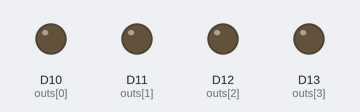
Recording of a program running on a simulated CircuitPython board. Shown: output pins drawn as LEDs (lit = HIGH).

Above: at 0.1 s.
At 1.3 s:
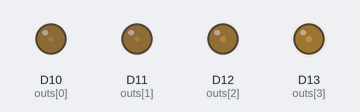
Timing chart, 0 to 2.8 s (numbered marks = the images above):
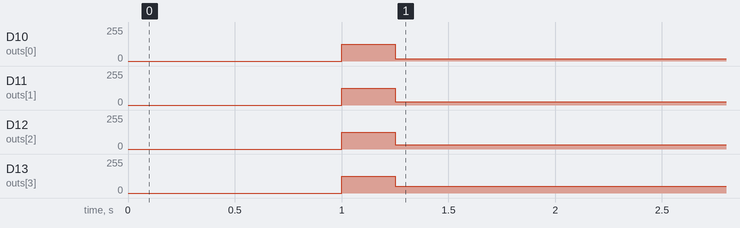

Measured:
- by itself, D13 (outs[3]): 127/255 → 51/255 at 1.3 s

The program:

code.py
```python
import board
import pulseio
from digitalio import DigitalInOut, Direction, Pull
from time import sleep
MAXV = 65535
MIN_SPEED = 7
out_pins = [board.D10, board.D11, board.D12, board.D13]
outs = [pulseio.PWMOut(p, frequency=5000, duty_cycle=0) for p in out_pins]
def pwmv(v):
	return int(v*MAXV/100)

def set_speed(pin, v):
	# v = 0 to 100
	outs[i].duty_cycle = pwmv(v)

def set_all(v):
	for out in outs:
		out.duty_cycle = pwmv(v)

def ramp_all(v, steps=10, delay=1):
	step_size = [(pwmv(v) - out.duty_cycle)/steps for out in outs]
	for i in range(steps):
		for n, out in enumerate(outs):
			out.duty_cycle = int(step_size[n]*(i + 1))
set_all(0)
sleep(1)
ramp_all(50)
sleep(0.25)
for i, v in enumerate([7, 9, 13, 20]):
	set_speed(i, v)
while True:
	pass
```
